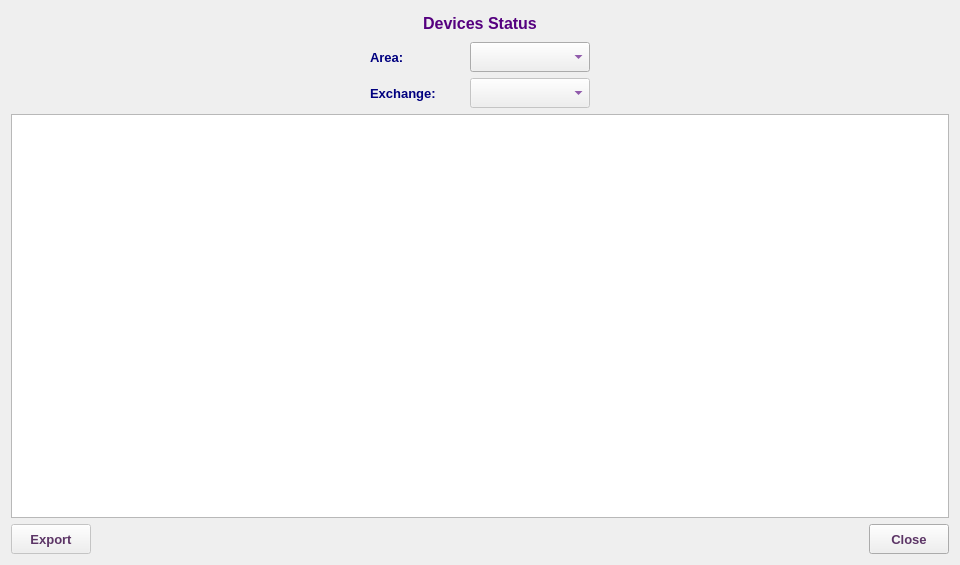
<?xml version="1.0" encoding="UTF-8"?>
<ui version="4.0">
 <class>DevicesStatDialog</class>
 <widget class="QDialog" name="DevicesStatDialog">
  <property name="geometry">
   <rect>
    <x>0</x>
    <y>0</y>
    <width>960</width>
    <height>565</height>
   </rect>
  </property>
  <property name="windowTitle">
   <string>Devices Status</string>
  </property>
  <property name="windowIcon">
   <iconset resource="../../../image.qrc">
    <normaloff>:/Image/stat.png</normaloff>:/Image/stat.png</iconset>
  </property>
  <layout class="QVBoxLayout" name="verticalLayout_2">
   <item>
    <layout class="QHBoxLayout" name="horizontalLayout">
     <item>
      <widget class="QLabel" name="label_2">
       <property name="text">
        <string/>
       </property>
       <property name="pixmap">
        <pixmap resource="../../../image.qrc">:/Image/device.png</pixmap>
       </property>
      </widget>
     </item>
     <item>
      <widget class="QLabel" name="label">
       <property name="sizePolicy">
        <sizepolicy hsizetype="Expanding" vsizetype="Preferred">
         <horstretch>0</horstretch>
         <verstretch>0</verstretch>
        </sizepolicy>
       </property>
       <property name="minimumSize">
        <size>
         <width>350</width>
         <height>25</height>
        </size>
       </property>
       <property name="maximumSize">
        <size>
         <width>1500</width>
         <height>25</height>
        </size>
       </property>
       <property name="font">
        <font>
         <family>Tahoma</family>
         <pointsize>12</pointsize>
         <weight>75</weight>
         <bold>true</bold>
        </font>
       </property>
       <property name="styleSheet">
        <string notr="true">color: rgb(85, 0, 127);</string>
       </property>
       <property name="text">
        <string>Devices Status</string>
       </property>
       <property name="alignment">
        <set>Qt::AlignCenter</set>
       </property>
      </widget>
     </item>
     <item>
      <widget class="QLabel" name="label_3">
       <property name="text">
        <string/>
       </property>
       <property name="pixmap">
        <pixmap resource="../../../image.qrc">:/Image/stat.png</pixmap>
       </property>
      </widget>
     </item>
    </layout>
   </item>
   <item>
    <layout class="QHBoxLayout" name="horizontalLayout_2">
     <property name="spacing">
      <number>0</number>
     </property>
     <item>
      <spacer name="horizontalSpacer_3">
       <property name="orientation">
        <enum>Qt::Horizontal</enum>
       </property>
       <property name="sizeHint" stdset="0">
        <size>
         <width>40</width>
         <height>20</height>
        </size>
       </property>
      </spacer>
     </item>
     <item>
      <widget class="QLabel" name="label_4">
       <property name="sizePolicy">
        <sizepolicy hsizetype="Preferred" vsizetype="Preferred">
         <horstretch>0</horstretch>
         <verstretch>0</verstretch>
        </sizepolicy>
       </property>
       <property name="minimumSize">
        <size>
         <width>100</width>
         <height>30</height>
        </size>
       </property>
       <property name="maximumSize">
        <size>
         <width>150</width>
         <height>30</height>
        </size>
       </property>
       <property name="font">
        <font>
         <family>Tahoma</family>
         <pointsize>10</pointsize>
         <weight>75</weight>
         <bold>true</bold>
        </font>
       </property>
       <property name="styleSheet">
        <string notr="true">color: rgb(0, 0, 127);</string>
       </property>
       <property name="text">
        <string>Area:</string>
       </property>
       <property name="alignment">
        <set>Qt::AlignLeading|Qt::AlignLeft|Qt::AlignVCenter</set>
       </property>
      </widget>
     </item>
     <item>
      <widget class="QComboBox" name="areaCB">
       <property name="minimumSize">
        <size>
         <width>120</width>
         <height>30</height>
        </size>
       </property>
       <property name="maximumSize">
        <size>
         <width>120</width>
         <height>30</height>
        </size>
       </property>
       <property name="font">
        <font>
         <family>Tahoma</family>
         <pointsize>10</pointsize>
         <weight>75</weight>
         <bold>true</bold>
        </font>
       </property>
       <property name="styleSheet">
        <string notr="true">color: rgb(85, 0, 127);</string>
       </property>
      </widget>
     </item>
     <item>
      <spacer name="horizontalSpacer_2">
       <property name="orientation">
        <enum>Qt::Horizontal</enum>
       </property>
       <property name="sizeHint" stdset="0">
        <size>
         <width>40</width>
         <height>20</height>
        </size>
       </property>
      </spacer>
     </item>
    </layout>
   </item>
   <item>
    <layout class="QHBoxLayout" name="horizontalLayout_6">
     <property name="spacing">
      <number>0</number>
     </property>
     <item>
      <spacer name="horizontalSpacer_8">
       <property name="orientation">
        <enum>Qt::Horizontal</enum>
       </property>
       <property name="sizeHint" stdset="0">
        <size>
         <width>40</width>
         <height>20</height>
        </size>
       </property>
      </spacer>
     </item>
     <item>
      <widget class="QLabel" name="label_7">
       <property name="sizePolicy">
        <sizepolicy hsizetype="Preferred" vsizetype="Preferred">
         <horstretch>0</horstretch>
         <verstretch>0</verstretch>
        </sizepolicy>
       </property>
       <property name="minimumSize">
        <size>
         <width>100</width>
         <height>30</height>
        </size>
       </property>
       <property name="maximumSize">
        <size>
         <width>150</width>
         <height>30</height>
        </size>
       </property>
       <property name="font">
        <font>
         <family>Tahoma</family>
         <pointsize>10</pointsize>
         <weight>75</weight>
         <bold>true</bold>
        </font>
       </property>
       <property name="styleSheet">
        <string notr="true">color: rgb(0, 0, 127);</string>
       </property>
       <property name="text">
        <string>Exchange:</string>
       </property>
       <property name="alignment">
        <set>Qt::AlignLeading|Qt::AlignLeft|Qt::AlignVCenter</set>
       </property>
      </widget>
     </item>
     <item>
      <widget class="QComboBox" name="abbrCB">
       <property name="enabled">
        <bool>false</bool>
       </property>
       <property name="minimumSize">
        <size>
         <width>120</width>
         <height>30</height>
        </size>
       </property>
       <property name="maximumSize">
        <size>
         <width>120</width>
         <height>30</height>
        </size>
       </property>
       <property name="font">
        <font>
         <family>Tahoma</family>
         <pointsize>10</pointsize>
         <weight>75</weight>
         <bold>true</bold>
        </font>
       </property>
       <property name="styleSheet">
        <string notr="true">color: rgb(85, 0, 127);</string>
       </property>
      </widget>
     </item>
     <item>
      <spacer name="horizontalSpacer_7">
       <property name="orientation">
        <enum>Qt::Horizontal</enum>
       </property>
       <property name="sizeHint" stdset="0">
        <size>
         <width>40</width>
         <height>20</height>
        </size>
       </property>
      </spacer>
     </item>
    </layout>
   </item>
   <item>
    <widget class="QTableView" name="TV">
     <property name="font">
      <font>
       <family>Tahoma</family>
       <pointsize>10</pointsize>
      </font>
     </property>
     <property name="alternatingRowColors">
      <bool>true</bool>
     </property>
     <property name="selectionMode">
      <enum>QAbstractItemView::SingleSelection</enum>
     </property>
     <property name="selectionBehavior">
      <enum>QAbstractItemView::SelectRows</enum>
     </property>
    </widget>
   </item>
   <item>
    <layout class="QHBoxLayout" name="horizontalLayout_5">
     <item>
      <widget class="QPushButton" name="exportBtn">
       <property name="enabled">
        <bool>false</bool>
       </property>
       <property name="sizePolicy">
        <sizepolicy hsizetype="Preferred" vsizetype="Preferred">
         <horstretch>0</horstretch>
         <verstretch>0</verstretch>
        </sizepolicy>
       </property>
       <property name="minimumSize">
        <size>
         <width>80</width>
         <height>30</height>
        </size>
       </property>
       <property name="maximumSize">
        <size>
         <width>16777215</width>
         <height>30</height>
        </size>
       </property>
       <property name="font">
        <font>
         <pointsize>10</pointsize>
         <weight>75</weight>
         <bold>true</bold>
        </font>
       </property>
       <property name="styleSheet">
        <string notr="true">color: rgb(92, 53, 102);</string>
       </property>
       <property name="text">
        <string>Export</string>
       </property>
       <property name="icon">
        <iconset resource="../../../image.qrc">
         <normaloff>:/Image/excel.png</normaloff>:/Image/excel.png</iconset>
       </property>
       <property name="iconSize">
        <size>
         <width>20</width>
         <height>20</height>
        </size>
       </property>
      </widget>
     </item>
     <item>
      <spacer name="horizontalSpacer_5">
       <property name="orientation">
        <enum>Qt::Horizontal</enum>
       </property>
       <property name="sizeHint" stdset="0">
        <size>
         <width>40</width>
         <height>20</height>
        </size>
       </property>
      </spacer>
     </item>
     <item>
      <widget class="QPushButton" name="CancelBtn">
       <property name="sizePolicy">
        <sizepolicy hsizetype="Preferred" vsizetype="Preferred">
         <horstretch>0</horstretch>
         <verstretch>0</verstretch>
        </sizepolicy>
       </property>
       <property name="minimumSize">
        <size>
         <width>80</width>
         <height>30</height>
        </size>
       </property>
       <property name="maximumSize">
        <size>
         <width>16777215</width>
         <height>30</height>
        </size>
       </property>
       <property name="font">
        <font>
         <pointsize>10</pointsize>
         <weight>75</weight>
         <bold>true</bold>
        </font>
       </property>
       <property name="styleSheet">
        <string notr="true">color: rgb(92, 53, 102);</string>
       </property>
       <property name="text">
        <string>Close</string>
       </property>
       <property name="icon">
        <iconset resource="../../../image.qrc">
         <normaloff>:/Image/remove.png</normaloff>:/Image/remove.png</iconset>
       </property>
       <property name="iconSize">
        <size>
         <width>20</width>
         <height>20</height>
        </size>
       </property>
      </widget>
     </item>
    </layout>
   </item>
  </layout>
 </widget>
 <resources>
  <include location="../../../image.qrc"/>
 </resources>
 <connections/>
</ui>
